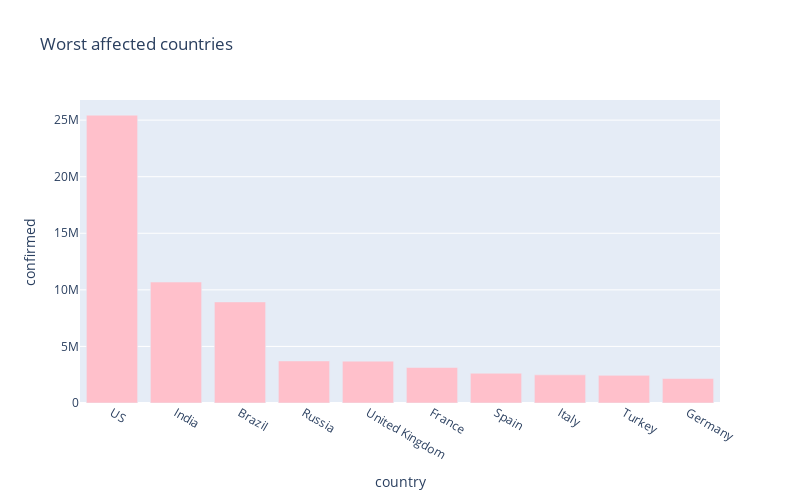

The notebook cell this image was saved under:
### Markdown cell above
# Countries with most confirmed cases

### Code cell
px.bar(
    sorted_country_df.head(10),
    x = "country",
    y = "confirmed",
    title= "Worst affected countries", # the axis names
    color_discrete_sequence=["pink"], 
    height=500,
    width=800
)

### Figure 1 — Plotly figure (JSON) as saved in the notebook; plotly's stock layout.template omitted (floating-point values rounded to 4 significant figures)
{"data": [{"alignmentgroup": "True", "hovertemplate": "country=%{x}<br>confirmed=%{y}<extra></extra>", "legendgroup": "", "marker": {"color": "pink"}, "name": "", "offsetgroup": "", "orientation": "v", "showlegend": false, "textposition": "auto", "type": "bar", "x": ["US", "India", "Brazil", "Russia", "United Kingdom", "France", "Spain", "Italy", "Turkey", "Germany"], "xaxis": "x", "y": [25439570, 10689527, 8933356, 3716228, 3700268, 3138498, 2629817, 2485956, 2442350, 2164043], "yaxis": "y"}], "layout": {"barmode": "relative", "height": 500, "legend": {"tracegroupgap": 0}, "title": {"text": "Worst affected countries"}, "width": 800, "xaxis": {"anchor": "y", "domain": [0, 1], "title": {"text": "country"}}, "yaxis": {"anchor": "x", "domain": [0, 1], "title": {"text": "confirmed"}}}}
